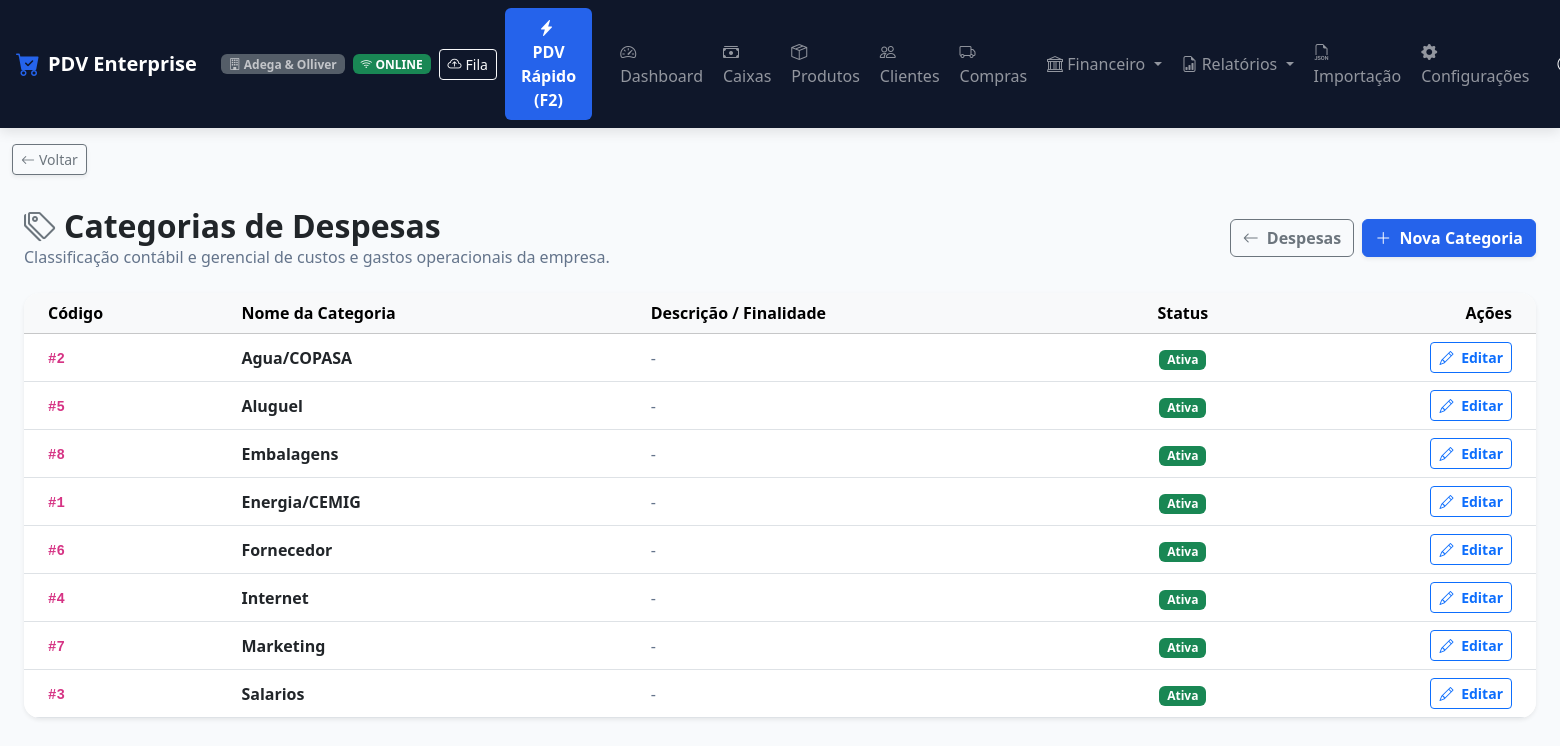
Page /financeiro/categorias/ (signed in) on the committed database.
### apps/usuarios/models.py (models this page shows, shortened)
class Usuario(AbstractUser):
    CARGO_CHOICES = [
        ('ADMIN', 'Administrador'),
        ('GERENTE', 'Gerente'),
        ('OPERADOR', 'Operador de Caixa'),
        ('ESTOQUISTA', 'Estoquista'),
        ('FINANCEIRO', 'Financeiro'),
    ]
    empresa = models.ForeignKey(
        'empresas.Empresa',
        on_delete=models.CASCADE,
        related_name='usuarios',
        verbose_name='Empresa',
        null=True,
        blank=True
    )
    cargo = models.CharField('Cargo', max_length=20, choices=CARGO_CHOICES, default='OPERADOR')
    pin_caixa = models.CharField('PIN de Caixa (4 a 6 dígitos)', max_length=10, blank=True)
    telefone = models.CharField('Telefone', max_length=20, blank=True)
    limite_desconto_pct = models.DecimalField(
        'Limite de Desconto (%)', max_digits=5, decimal_places=2, default=0.00,
        help_text='Percentual máximo de desconto que este usuário pode aplicar (0 = sem limite definido).'
    )
    class Meta:
        verbose_name = 'Usuário'
        verbose_name_plural = 'Usuários'
    @property
    def is_admin(self):
        return self.cargo == 'ADMIN' or self.is_superuser
    @property
    def is_administrador(self):
        return self.is_admin
    @property
    def pode_operar_financeiro(self):
        return self.cargo in ('ADMIN', 'GERENTE', 'FINANCEIRO') or self.is_superuser
    @property
    def pode_visualizar_auditoria(self):
        return self.cargo in ('ADMIN', 'GERENTE') or self.is_superuser

### apps/empresas/models.py (models this page shows, shortened)
class Empresa(models.Model):
    razao_social = models.CharField('Razão Social', max_length=200, blank=True, default='')
    nome_fantasia = models.CharField('Nome Fantasia', max_length=200, blank=True, default='')
    cnpj = models.CharField('CNPJ', max_length=20, unique=True)
    inscricao_estadual = models.CharField('Inscrição Estadual', max_length=50, blank=True)
    telefone = models.CharField('Telefone', max_length=20, blank=True)
    whatsapp = models.CharField('WhatsApp', max_length=20, blank=True)
    email = models.EmailField('E-mail', blank=True)
    endereco = models.CharField('Endereço Completo', max_length=255, blank=True)
    cidade = models.CharField('Cidade', max_length=100, blank=True)
    estado = models.CharField('Estado (UF)', max_length=2, blank=True)
    logo = models.ImageField('Logo da Empresa', upload_to='logos/', null=True, blank=True)
    cor_fundo_cabecalho = models.CharField('Cor Fundo Cabeçalho', max_length=20, default='#dc2626')
    cor_texto_cabecalho = models.CharField('Cor Texto Cabeçalho', max_length=20, default='#ffffff')
    cor_destaque = models.CharField('Cor de Destaque', max_length=20, default='#16a34a')
    cor_fundo_geral = models.CharField('Cor Fundo Geral', max_length=20, default='#f8fafc')
    cor_fundo_paineis = models.CharField('Cor Fundo Painéis', max_length=20, default='#ffffff')
    ativo = models.BooleanField('Ativo', default=True)
    created_at = models.DateTimeField('Criado em', auto_now_add=True)
    updated_at = models.DateTimeField('Atualizado em', auto_now=True)
    class Meta:
        verbose_name = 'Empresa'
        verbose_name_plural = 'Empresas'

### apps/financeiro/models.py (models this page shows, shortened)
class CategoriaDespesa(TenantModelMixin):
    nome = models.CharField('Nome da Categoria', max_length=100)
    descricao = models.TextField('Descrição', blank=True)
    ativo = models.BooleanField('Ativo', default=True)
    class Meta:
        verbose_name = 'Categoria de Despesa'
        verbose_name_plural = 'Categorias de Despesas'
        unique_together = ['empresa', 'nome']
        ordering = ['nome']

### apps/financeiro/views.py (the view)
# urls.py: path('categorias/', categorias_despesa_list, name='categorias_despesa_list'),
@login_required
@permissao_required('pode_operar_financeiro')
def categorias_despesa_list(request):
    empresa = request.tenant or request.user.empresa
    categorias = CategoriaDespesa.objects.filter(empresa=empresa).order_by('nome')
    return render(request, 'financeiro/categorias_despesa_list.html', {'categorias': categorias})

### apps/core/models.py (called while the page is built)
def get_current_tenant():
    return getattr(_thread_locals, 'tenant', None)

def set_current_tenant(tenant):
    _thread_locals.tenant = tenant

def clear_current_tenant():
    if hasattr(_thread_locals, 'tenant'):
        del _thread_locals.tenant

    def get_queryset(self):
        qs = TenantQuerySet(self.model, using=self._db)
        tenant = get_current_tenant()
        if tenant:
            return qs.filter(empresa=tenant)
        return qs

### apps/empresas/context_processors.py (called while the page is built, shortened)
def configuracao_visual_context(request):
    empresa = getattr(request, 'tenant', None)
    if not empresa and hasattr(request, 'user') and request.user.is_authenticated:
        empresa = getattr(request.user, 'empresa', None)
    if empresa:
        config = getattr(empresa, 'configuracao_visual', None)
        if not config:
            config = empresa.get_configuracao_visual()
        return {
            'config_visual': config,
            'css_variables': config.to_css_variables()
        }

### apps/usuarios/permissions.py (called while the page is built, shortened)
def permissao_required(atributo_permissao: str):
    def decorator(view_func):
        @wraps(view_func)
        def _wrapped(request, *args, **kwargs):
            user = request.user
            if not user.is_authenticated:
                from django.shortcuts import redirect
                return redirect('login')
            if getattr(user, atributo_permissao, False):
                return view_func(request, *args, **kwargs)
        return _wrapped
    return decorator

### templates/financeiro/categorias_despesa_list.html (shortened to what this page needs)
{% extends 'base.html' %}
{% block content %}
<div class="container-fluid py-3">
    <div class="d-flex justify-content-between align-items-center mb-4 flex-wrap gap-2">
        <div>
            <h2 class="fw-bold text-dark mb-0"><i class="bi bi-tags text-secondary me-2"></i>Categorias de Despesas</h2>
            <p class="text-muted mb-0">Classificação contábil e gerencial de custos e gastos operacionais da empresa.</p>
        </div>
        <div class="d-flex gap-2">
            <a href="{% url 'contas_pagar_list' %}" class="btn btn-outline-secondary fw-bold">
                <i class="bi bi-arrow-left me-1"></i> Despesas
            </a>
            <a href="{% url 'categoria_despesa_nova' %}" class="btn btn-primary fw-bold shadow-sm">
                <i class="bi bi-plus-lg me-1"></i> Nova Categoria
            </a>
        </div>
    </div>
    <div class="card card-custom p-0 border-0 shadow-sm rounded-4 overflow-hidden">
        <div class="table-responsive">
            <table class="table table-hover align-middle mb-0">
                <thead class="table-light">
                    <tr>
                        <th class="ps-4">Código</th>
                        <th>Nome da Categoria</th>
                        <th>Descrição / Finalidade</th>
                        <th class="text-center">Status</th>
                        <th class="text-end pe-4">Ações</th>
                    </tr>
                </thead>
                <tbody>
                    {% for c in categorias %}
                    <tr>
                        <td class="ps-4"><code class="fw-bold">#{{ c.id }}</code></td>
                        <td><strong class="text-dark">{{ c.nome }}</strong></td>
                        <td class="text-muted">{{ c.descricao|default:"-" }}</td>
                        <td class="text-center">
                            {% if c.ativo %}
                                <span class="badge bg-success">Ativa</span>
                            {% else %}
                                <span class="badge bg-secondary">Inativa</span>
                            {% endif %}
                        </td>
                        <td class="text-end pe-4">
                            <a href="{% url 'categoria_despesa_editar' c.id %}" class="btn btn-sm btn-outline-primary fw-semibold">
                                <i class="bi bi-pencil me-1"></i> Editar
                            </a>
                        </td>
                    </tr>
                    {% endfor %}
                </tbody>
            </table>
        </div>
    </div>
</div>
{% endblock %}

### templates/components/navbar.html (shortened to what this page needs)
{% if request.resolver_match.url_name == 'pdv_front' %}
<nav class="navbar navbar-expand navbar-dark navbar-custom sticky-top px-3">
    <div class="container-fluid p-0 d-flex justify-content-between align-items-center">
        <div class="d-flex align-items-center gap-2">
            <a class="navbar-brand fw-bold text-white d-flex align-items-center gap-2 mb-0" href="{% url 'dashboard' %}">
                <i class="bi bi-cart-check-fill text-primary fs-4"></i>
                <span>PDV Enterprise</span>
            </a>
            <span class="badge bg-secondary opacity-75 d-none d-md-inline-block">
                <i class="bi bi-building"></i> {{ request.user.empresa.nome_fantasia|default:"Multiempresa" }}
            </span>
            <span id="network-status-badge" class="badge bg-success ms-1">
                <i class="bi bi-wifi"></i> ONLINE
            </span>
            <button class="btn btn-sm btn-outline-light ms-1 d-flex align-items-center gap-1" type="button" onclick="abrirModalFilaOffline()" title="Ver Fila de Vendas Offline">
                <i class="bi bi-cloud-arrow-up"></i> <span class="d-none d-sm-inline">Fila</span>
                <span id="sync-status-badge" class="badge bg-warning text-dark" style="display:none;">0</span>
            </button>
        </div>
        <div class="d-flex align-items-center gap-2">
            <a href="{% url 'dashboard' %}" class="btn btn-outline-light btn-sm fw-bold d-flex align-items-center gap-1" title="Ir para o Dashboard / Tela Inicial">
                <i class="bi bi-house-door-fill text-warning"></i> <span>Início</span>
            </a>
            <a href="{% url 'caixas_list' %}" class="btn btn-warning btn-sm fw-bold d-flex align-items-center gap-1 text-dark" title="Ir para o Módulo de Caixa">
                <i class="bi bi-cash-stack"></i> <span>Caixa</span>
            </a>
            <div class="dropdown ms-2">
                <a class="nav-link dropdown-toggle fw-semibold text-light py-1 px-2 border border-secondary rounded" href="#" data-bs-toggle="dropdown">
                    <i class="bi bi-person-circle me-1"></i> {{ user.get_full_name|default:user.username }}
                </a>
                <ul class="dropdown-menu dropdown-menu-end shadow">
                    <li><span class="dropdown-item-text text-muted small">Cargo: {{ user.get_cargo_display }}</span></li>
                    <li><hr class="dropdown-divider"></li>
                    <li><a class="dropdown-item text-danger" href="{% url 'logout' %}"><i class="bi bi-box-arrow-right me-2"></i>Sair</a></li>
                </ul>
            </div>
        </div>
    </div>
</nav>
{% else %}
<nav class="navbar navbar-expand-lg navbar-dark navbar-custom sticky-top px-3">
    <a class="navbar-brand fw-bold text-white d-flex align-items-center gap-2" href="{% url 'dashboard' %}">
        <i class="bi bi-cart-check-fill text-primary fs-4"></i>
        <span>PDV Enterprise</span>
    </a>
    <span class="badge bg-secondary ms-2 opacity-75 d-none d-md-inline-block">
        <i class="bi bi-building"></i> {{ request.user.empresa.nome_fantasia|default:"Multiempresa" }}
    </span>
    <span id="network-status-badge" class="badge bg-success ms-2">
        <i class="bi bi-wifi"></i> ONLINE
    </span>
    <button class="btn btn-sm btn-outline-light ms-2 d-flex align-items-center gap-1" type="button" onclick="abrirModalFilaOffline()" title="Ver Fila de Vendas Offline">
        <i class="bi bi-cloud-arrow-up"></i> <span class="d-none d-sm-inline">Fila</span>
    </button>
    <div class="collapse navbar-collapse" id="navbarNav">
        <ul class="navbar-nav ms-auto align-items-center gap-1">
            <li class="nav-item">
                <a class="nav-link btn btn-primary text-white fw-bold px-3 ms-2 me-3" href="{% url 'pdv_front' %}">
                    <i class="bi bi-lightning-charge-fill me-1"></i> PDV Rápido (F2)
                </a>
            </li>
            <li class="nav-item">
                <a class="nav-link" href="{% url 'dashboard' %}"><i class="bi bi-speedometer2"></i> Dashboard</a>
            </li>
            <li class="nav-item">
                <a class="nav-link" href="{% url 'caixas_list' %}"><i class="bi bi-cash-stack"></i> Caixas</a>
            </li>
            <li class="nav-item">
                <a class="nav-link" href="{% url 'produtos_list' %}"><i class="bi bi-box-seam"></i> Produtos</a>
            </li>
            <li class="nav-item">
                <a class="nav-link" href="{% url 'clientes_list' %}"><i class="bi bi-people"></i> Clientes</a>
            </li>
            <li class="nav-item">
                <a class="nav-link" href="{% url 'compras_list' %}"><i class="bi bi-truck"></i> Compras</a>
            </li>
            <li class="nav-item dropdown">
                <a class="nav-link dropdown-toggle" href="#" id="finDropdown" role="button" data-bs-toggle="dropdown">
                    <i class="bi bi-bank"></i> Financeiro
                </a>
            </li>
            <li class="nav-item dropdown">
                <a class="nav-link dropdown-toggle" href="#" id="relatDropdown" role="button" data-bs-toggle="dropdown">
                    <i class="bi bi-file-earmark-bar-graph"></i> Relatórios
                </a>
            </li>
            <li class="nav-item">
                <a class="nav-link" href="{% url 'importacao_hub' %}" title="Importação de Dados JSON">
                    <i class="bi bi-filetype-json"></i> <span class="d-lg-none d-xl-inline">Importação</span>
                </a>
            </li>
            <li class="nav-item">
                <a class="nav-link" href="{% url 'configuracoes' %}" title="Configurações do Sistema">
                    <i class="bi bi-gear-fill"></i> <span class="d-lg-none d-xl-inline">Configurações</span>
                </a>
            </li>
            <li class="nav-item dropdown ms-2">
                <a class="nav-link dropdown-toggle fw-semibold text-light" href="#" data-bs-toggle="dropdown">
                    <i class="bi bi-person-circle"></i> {{ user.get_full_name|default:user.username }}
                </a>
            </li>
        </ul>
    </div>
</nav>
{% endif %}

### static/css/custom.css (style rules this page uses)
:root { --primary-color: var(--cor-principal, #2563eb); --secondary-color: var(--cor-secundaria, #475569); --bg-main: var(--cor-fundo, #f8fafc); --card-bg: var(--cor-cards, #ffffff); --border-color: #e2e8f0; }
body { background-color: var(--cor-fundo, var(--bg-main, #f8fafc)) !important; font-family: 'Segoe UI', system-ui, -apple-system, sans-serif; color: var(--cor-texto, #1e293b); }
.navbar-custom { background: var(--cor-menu-sidebar, linear-gradient(135deg, #0f172a 0%, #1e293b 100%)) !important; box-shadow: 0 4px 12px rgba(0,0,0,0.1); }
.card-custom { background-color: var(--cor-cards, var(--card-bg, #ffffff)) !important; border: 1px solid var(--border-color); border-radius: 12px; box-shadow: 0 4px 6px -1px rgba(0, 0, 0, 0.05); transition: transform 0.2s, box-shadow 0.2s; }
.btn-primary, .btn-primary:hover, .btn-primary:active, .btn-primary:focus { background-color: var(--cor-botoes, var(--cor-principal, #2563eb)) !important; border-color: var(--cor-botoes, var(--cor-principal, #2563eb)) !important; }
.text-primary { color: var(--cor-principal, #2563eb) !important; }
.text-muted { color: var(--cor-texto-secundario, #64748b) !important; }
a { color: var(--cor-links, var(--cor-principal, #2563eb)); }

### rows in the picture
Usuario: user.empresa.nome_fantasia "Adega & Olliver"
CategoriaDespesa: id "2", nome "Agua/COPASA", descricao "-", ativo "Ativa"
CategoriaDespesa: id "5", nome "Aluguel", descricao "-", ativo "Ativa"
CategoriaDespesa: id "8", nome "Embalagens", descricao "-", ativo "Ativa"
CategoriaDespesa: id "1", nome "Energia/CEMIG", descricao "-", ativo "Ativa"
CategoriaDespesa: id "6", nome "Fornecedor", descricao "-", ativo "Ativa"
CategoriaDespesa: id "4", nome "Internet", descricao "-", ativo "Ativa"
CategoriaDespesa: id "7", nome "Marketing", descricao "-", ativo "Ativa"
CategoriaDespesa: id "3", nome "Salarios", descricao "-", ativo "Ativa"
